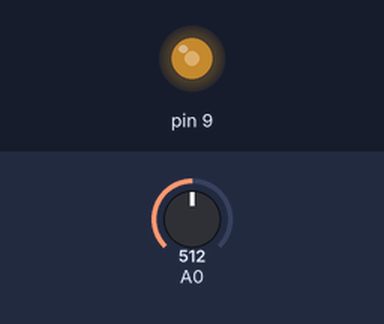
Bench run of a sketch on a simulated Arduino Uno, built with avr-gcc and run on an emulated ATmega328P. Shown: output pins drawn as LEDs (lit = HIGH). The test bench sets the inputs (shaded band); at power-on: A0 = 512.

Above: at 1.2 s.
1.3 s: A0 set to 716
At 1.7 s:
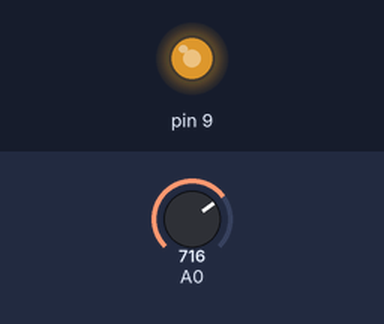
2.8 s: A0 set to 900
At 4.0 s:
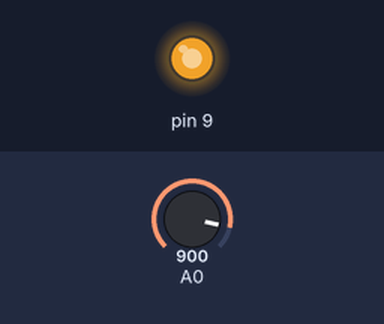
4.3 s: A0 set to 122
At 5.1 s:
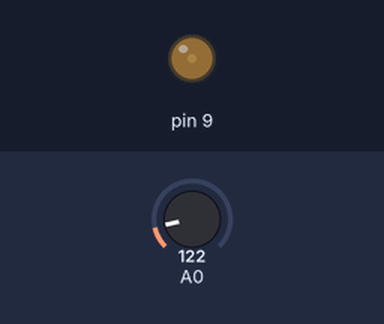
5.8 s: A0 set to 0
At 6.3 s:
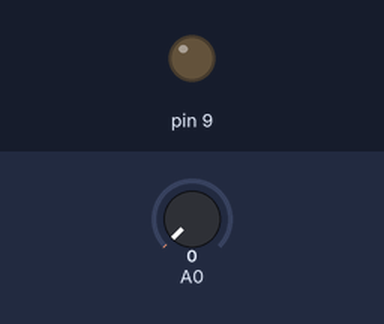
7.3 s: A0 set to 511
At 8.6 s:
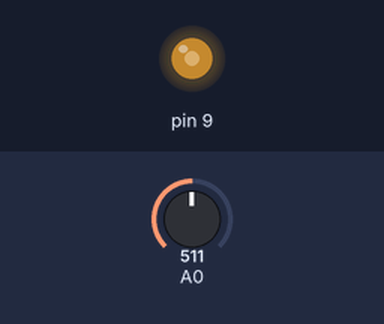
Timing chart, 0 to 9.8 s (numbered marks = the images above; inputs shaded):
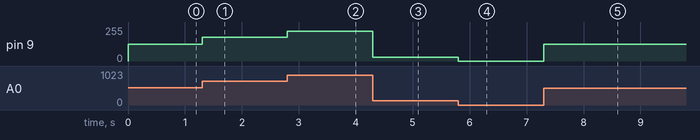

Measured:
- after the input at 1.3 s, pin 9: 127/255 → 178/255 at once
- after the input at 2.8 s, pin 9: 178/255 → 224/255 at once
- after the input at 4.3 s, pin 9: 224/255 → 30/255 at once
- after the input at 5.8 s, pin 9: 30/255 → 0/255 at once
- after the input at 7.3 s, pin 9: 0/255 → 127/255 at once

The sketch:

led_LDR.ino
```cpp
//利用光敏电阻使光照良好时LED照明系统不必启动;
void setup() {
  Serial.begin(9600);
  pinMode(9,OUTPUT);
}
void loop() {
  int leoBoredidea = analogRead(A0);
  int brightness = map(leoBoredidea,0,1023,0,255);
  analogWrite(9,brightness);
}
```
